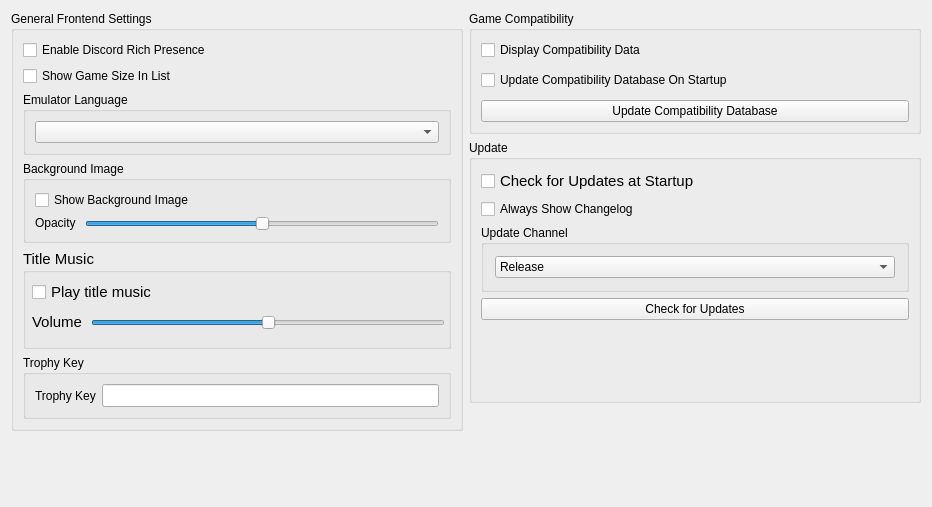
      <widget class="QWidget" name="guiTabContents">
       <property name="geometry">
        <rect>
         <x>0</x>
         <y>0</y>
         <width>932</width>
         <height>507</height>
        </rect>
       </property>
       <property name="sizePolicy">
        <sizepolicy hsizetype="Preferred" vsizetype="Preferred">
         <horstretch>0</horstretch>
         <verstretch>0</verstretch>
        </sizepolicy>
       </property>
       <layout class="QVBoxLayout" name="guiTabVLayout" stretch="0">
        <item>
         <layout class="QHBoxLayout" name="horizontalLayout_1">
          <property name="leftMargin">
           <number>0</number>
          </property>
          <property name="topMargin">
           <number>0</number>
          </property>
          <item>
           <layout class="QVBoxLayout" name="GUITabLayoutMiddle" stretch="0,0">
            <property name="bottomMargin">
             <number>0</number>
            </property>
            <item>
             <widget class="QGroupBox" name="GUIgroupBox">
              <property name="sizePolicy">
               <sizepolicy hsizetype="Preferred" vsizetype="Maximum">
                <horstretch>0</horstretch>
                <verstretch>0</verstretch>
               </sizepolicy>
              </property>
              <property name="minimumSize">
               <size>
                <width>0</width>
                <height>0</height>
               </size>
              </property>
              <property name="title">
               <string>General Frontend Settings</string>
              </property>
              <layout class="QVBoxLayout" name="GUILayout">
               <property name="topMargin">
                <number>9</number>
               </property>
               <property name="bottomMargin">
                <number>9</number>
               </property>
               <item>
                <widget class="QCheckBox" name="discordRPCCheckbox">
                 <property name="text">
                  <string>Enable Discord Rich Presence</string>
                 </property>
                </widget>
               </item>
               <item>
                <widget class="QCheckBox" name="gameSizeCheckBox">
                 <property name="text">
                  <string>Show Game Size In List</string>
                 </property>
                </widget>
               </item>
               <item>
                <widget class="QGroupBox" name="emulatorLanguageGroupBox">
                 <property name="title">
                  <string>Emulator Language</string>
                 </property>
                 <layout class="QVBoxLayout" name="langSettingsLayout">
                  <item>
                   <widget class="QComboBox" name="emulatorLanguageComboBox"/>
                  </item>
                 </layout>
                </widget>
               </item>
               <item>
                <widget class="QGroupBox" name="GUIBackgroundImageGroupBox">
                 <property name="sizePolicy">
                  <sizepolicy hsizetype="Expanding" vsizetype="Minimum">
                   <horstretch>0</horstretch>
                   <verstretch>0</verstretch>
                  </sizepolicy>
                 </property>
                 <property name="title">
                  <string>Background Image</string>
                 </property>
                 <layout class="QVBoxLayout" name="backgroundImageVLayout">
                  <item>
                   <widget class="QCheckBox" name="showBackgroundImageCheckBox">
                    <property name="sizePolicy">
                     <sizepolicy hsizetype="Minimum" vsizetype="Fixed">
                      <horstretch>0</horstretch>
                      <verstretch>0</verstretch>
                     </sizepolicy>
                    </property>
                    <property name="text">
                     <string>Show Background Image</string>
                    </property>
                   </widget>
                  </item>
                  <item>
                   <layout class="QHBoxLayout" name="opacityLayout">
                    <property name="spacing">
                     <number>9</number>
                    </property>
                    <item>
                     <widget class="QLabel" name="backgroundImageOpacityLabel">
                      <property name="sizePolicy">
                       <sizepolicy hsizetype="Maximum" vsizetype="Fixed">
                        <horstretch>0</horstretch>
                        <verstretch>0</verstretch>
                       </sizepolicy>
                      </property>
                      <property name="text">
                       <string>Opacity</string>
                      </property>
                     </widget>
                    </item>
                    <item>
                     <widget class="QSlider" name="backgroundImageOpacitySlider">
                      <property name="sizePolicy">
                       <sizepolicy hsizetype="Expanding" vsizetype="Fixed">
                        <horstretch>0</horstretch>
                        <verstretch>0</verstretch>
                       </sizepolicy>
                      </property>
                      <property name="minimum">
                       <number>0</number>
                      </property>
                      <property name="maximum">
                       <number>100</number>
                      </property>
                      <property name="value">
                       <number>50</number>
                      </property>
                      <property name="orientation">
                       <enum>Qt::Orientation::Horizontal</enum>
                      </property>
                     </widget>
                    </item>
                   </layout>
                  </item>
                 </layout>
                </widget>
               </item>
               <item>
                <widget class="QGroupBox" name="GUIMusicGroupBox">
                 <property name="sizePolicy">
                  <sizepolicy hsizetype="Expanding" vsizetype="Expanding">
                   <horstretch>0</horstretch>
                   <verstretch>0</verstretch>
                  </sizepolicy>
                 </property>
                 <property name="minimumSize">
                  <size>
                   <width>0</width>
                   <height>100</height>
                  </size>
                 </property>
                 <property name="maximumSize">
                  <size>
                   <width>16777215</width>
                   <height>16777215</height>
                  </size>
                 </property>
                 <property name="font">
                  <font>
                   <pointsize>11</pointsize>
                   <bold>false</bold>
                   <kerning>true</kerning>
                  </font>
                 </property>
                 <property name="autoFillBackground">
                  <bool>false</bool>
                 </property>
                 <property name="title">
                  <string>Title Music</string>
                 </property>
                 <property name="flat">
                  <bool>false</bool>
                 </property>
                 <widget class="QCheckBox" name="playBGMCheckBox">
                  <property name="geometry">
                   <rect>
                    <x>9</x>
                    <y>30</y>
                    <width>416</width>
                    <height>26</height>
                   </rect>
                  </property>
                  <property name="sizePolicy">
                   <sizepolicy hsizetype="Minimum" vsizetype="Fixed">
                    <horstretch>0</horstretch>
                    <verstretch>0</verstretch>
                   </sizepolicy>
                  </property>
                  <property name="text">
                   <string>Play title music</string>
                  </property>
                 </widget>
                 <widget class="QWidget" name="horizontalLayoutWidget">
                  <property name="geometry">
                   <rect>
                    <x>0</x>
                    <y>50</y>
                    <width>431</width>
                    <height>47</height>
                   </rect>
                  </property>
                  <layout class="QHBoxLayout" name="horizontalLayout">
                   <property name="spacing">
                    <number>9</number>
                   </property>
                   <property name="leftMargin">
                    <number>9</number>
                   </property>
                   <property name="topMargin">
                    <number>9</number>
                   </property>
                   <property name="rightMargin">
                    <number>9</number>
                   </property>
                   <property name="bottomMargin">
                    <number>9</number>
                   </property>
                   <item>
                    <widget class="QLabel" name="label_Volume">
                     <property name="sizePolicy">
                      <sizepolicy hsizetype="Minimum" vsizetype="Fixed">
                       <horstretch>0</horstretch>
                       <verstretch>0</verstretch>
                      </sizepolicy>
                     </property>
                     <property name="maximumSize">
                      <size>
                       <width>16777215</width>
                       <height>16777215</height>
                      </size>
                     </property>
                     <property name="text">
                      <string>Volume</string>
                     </property>
                    </widget>
                   </item>
                   <item>
                    <widget class="QSlider" name="BGMVolumeSlider">
                     <property name="sizePolicy">
                      <sizepolicy hsizetype="Expanding" vsizetype="Preferred">
                       <horstretch>0</horstretch>
                       <verstretch>0</verstretch>
                      </sizepolicy>
                     </property>
                     <property name="toolTip">
                      <string>Set the volume of the background music.</string>
                     </property>
                     <property name="maximum">
                      <number>100</number>
                     </property>
                     <property name="singleStep">
                      <number>10</number>
                     </property>
                     <property name="pageStep">
                      <number>20</number>
                     </property>
                     <property name="value">
                      <number>50</number>
                     </property>
                     <property name="orientation">
                      <enum>Qt::Orientation::Horizontal</enum>
                     </property>
                     <property name="invertedAppearance">
                      <bool>false</bool>
                     </property>
                     <property name="invertedControls">
                      <bool>false</bool>
                     </property>
                     <property name="tickPosition">
                      <enum>QSlider::TickPosition::NoTicks</enum>
                     </property>
                     <property name="tickInterval">
                      <number>10</number>
                     </property>
                    </widget>
                   </item>
                  </layout>
                 </widget>
                </widget>
               </item>
               <item>
                <widget class="QGroupBox" name="groupBox">
                 <property name="title">
                  <string>Trophy Key</string>
                 </property>
                 <layout class="QVBoxLayout" name="verticalLayout_6">
                  <item>
                   <layout class="QHBoxLayout" name="horizontalLayout_trophyKey">
                    <property name="bottomMargin">
                     <number>0</number>
                    </property>
                    <item>
                     <widget class="QLabel" name="label_Trophy">
                      <property name="text">
                       <string>Trophy Key</string>
                      </property>
                     </widget>
                    </item>
                    <item>
                     <widget class="QLineEdit" name="trophyKeyLineEdit">
                      <property name="minimumSize">
                       <size>
                        <width>0</width>
                        <height>0</height>
                       </size>
                      </property>
                      <property name="font">
                       <font>
                        <pointsize>10</pointsize>
                        <bold>false</bold>
                       </font>
                      </property>
                     </widget>
                    </item>
                   </layout>
                  </item>
                 </layout>
                </widget>
               </item>
              </layout>
             </widget>
            </item>
            <item>
             <spacer name="verticalSpacer_7">
              <property name="orientation">
               <enum>Qt::Orientation::Vertical</enum>
              </property>
              <property name="sizeHint" stdset="0">
               <size>
                <width>20</width>
                <height>40</height>
               </size>
              </property>
             </spacer>
            </item>
           </layout>
          </item>
          <item>
           <layout class="QVBoxLayout" name="CompatTabLayoutRight" stretch="0,0,0">
            <property name="spacing">
             <number>6</number>
            </property>
            <property name="bottomMargin">
             <number>0</number>
            </property>
            <item>
             <widget class="QGroupBox" name="CompatgroupBox">
              <property name="sizePolicy">
               <sizepolicy hsizetype="Preferred" vsizetype="Preferred">
                <horstretch>0</horstretch>
                <verstretch>0</verstretch>
               </sizepolicy>
              </property>
              <property name="minimumSize">
               <size>
                <width>0</width>
                <height>0</height>
               </size>
              </property>
              <property name="baseSize">
               <size>
                <width>0</width>
                <height>0</height>
               </size>
              </property>
              <property name="title">
               <string>Game Compatibility</string>
              </property>
              <layout class="QVBoxLayout" name="CompatLayout">
               <property name="spacing">
                <number>10</number>
               </property>
               <property name="topMargin">
                <number>9</number>
               </property>
               <property name="bottomMargin">
                <number>9</number>
               </property>
               <item>
                <widget class="QCheckBox" name="enableCompatibilityCheckBox">
                 <property name="text">
                  <string>Display Compatibility Data</string>
                 </property>
                </widget>
               </item>
               <item>
                <widget class="QCheckBox" name="checkCompatibilityOnStartupCheckBox">
                 <property name="text">
                  <string>Update Compatibility Database On Startup</string>
                 </property>
                </widget>
               </item>
               <item>
                <widget class="QPushButton" name="updateCompatibilityButton">
                 <property name="sizePolicy">
                  <sizepolicy hsizetype="MinimumExpanding" vsizetype="Fixed">
                   <horstretch>0</horstretch>
                   <verstretch>0</verstretch>
                  </sizepolicy>
                 </property>
                 <property name="minimumSize">
                  <size>
                   <width>0</width>
                   <height>0</height>
                  </size>
                 </property>
                 <property name="maximumSize">
                  <size>
                   <width>16777215</width>
                   <height>16777215</height>
                  </size>
                 </property>
                 <property name="text">
                  <string>Update Compatibility Database</string>
                 </property>
                </widget>
               </item>
              </layout>
             </widget>
            </item>
            <item>
             <widget class="QGroupBox" name="updaterGroupBox">
              <property name="sizePolicy">
               <sizepolicy hsizetype="Preferred" vsizetype="MinimumExpanding">
                <horstretch>0</horstretch>
                <verstretch>0</verstretch>
               </sizepolicy>
              </property>
              <property name="minimumSize">
               <size>
                <width>0</width>
                <height>0</height>
               </size>
              </property>
              <property name="maximumSize">
               <size>
                <width>16777215</width>
                <height>16777215</height>
               </size>
              </property>
              <property name="title">
               <string>Update</string>
              </property>
              <layout class="QVBoxLayout" name="UpdateLayout" stretch="0,0,0,0">
               <property name="spacing">
                <number>6</number>
               </property>
               <property name="topMargin">
                <number>9</number>
               </property>
               <property name="rightMargin">
                <number>9</number>
               </property>
               <property name="bottomMargin">
                <number>80</number>
               </property>
               <item>
                <widget class="QCheckBox" name="updateCheckBox">
                 <property name="sizePolicy">
                  <sizepolicy hsizetype="Preferred" vsizetype="Fixed">
                   <horstretch>0</horstretch>
                   <verstretch>0</verstretch>
                  </sizepolicy>
                 </property>
                 <property name="font">
                  <font>
                   <pointsize>11</pointsize>
                   <bold>false</bold>
                  </font>
                 </property>
                 <property name="text">
                  <string>Check for Updates at Startup</string>
                 </property>
                </widget>
               </item>
               <item>
                <widget class="QCheckBox" name="changelogCheckBox">
                 <property name="text">
                  <string>Always Show Changelog</string>
                 </property>
                </widget>
               </item>
               <item>
                <widget class="QGroupBox" name="updaterComboBox">
                 <property name="sizePolicy">
                  <sizepolicy hsizetype="Preferred" vsizetype="Fixed">
                   <horstretch>0</horstretch>
                   <verstretch>0</verstretch>
                  </sizepolicy>
                 </property>
                 <property name="minimumSize">
                  <size>
                   <width>0</width>
                   <height>0</height>
                  </size>
                 </property>
                 <property name="maximumSize">
                  <size>
                   <width>16777215</width>
                   <height>16777215</height>
                  </size>
                 </property>
                 <property name="title">
                  <string>Update Channel</string>
                 </property>
                 <layout class="QVBoxLayout" name="UpdateChannelLayout">
                  <property name="spacing">
                   <number>7</number>
                  </property>
                  <property name="leftMargin">
                   <number>11</number>
                  </property>
                  <property name="topMargin">
                   <number>11</number>
                  </property>
                  <property name="rightMargin">
                   <number>11</number>
                  </property>
                  <property name="bottomMargin">
                   <number>11</number>
                  </property>
                  <item>
                   <widget class="QComboBox" name="updateComboBox">
                    <property name="sizePolicy">
                     <sizepolicy hsizetype="Preferred" vsizetype="Fixed">
                      <horstretch>0</horstretch>
                      <verstretch>0</verstretch>
                     </sizepolicy>
                    </property>
                    <item>
                     <property name="text">
                      <string>Release</string>
                     </property>
                    </item>
                    <item>
                     <property name="text">
                      <string>Nightly</string>
                     </property>
                    </item>
                   </widget>
                  </item>
                 </layout>
                </widget>
               </item>
               <item>
                <widget class="QPushButton" name="checkUpdateButton">
                 <property name="sizePolicy">
                  <sizepolicy hsizetype="Minimum" vsizetype="Fixed">
                   <horstretch>0</horstretch>
                   <verstretch>0</verstretch>
                  </sizepolicy>
                 </property>
                 <property name="minimumSize">
                  <size>
                   <width>0</width>
                   <height>0</height>
                  </size>
                 </property>
                 <property name="maximumSize">
                  <size>
                   <width>16777215</width>
                   <height>16777215</height>
                  </size>
                 </property>
                 <property name="text">
                  <string>Check for Updates</string>
                 </property>
                </widget>
               </item>
              </layout>
             </widget>
            </item>
            <item>
             <spacer name="verticalSpacer_5">
              <property name="orientation">
               <enum>Qt::Orientation::Vertical</enum>
              </property>
              <property name="sizeHint" stdset="0">
               <size>
                <width>20</width>
                <height>40</height>
               </size>
              </property>
             </spacer>
            </item>
           </layout>
          </item>
         </layout>
        </item>
       </layout>
      </widget>
